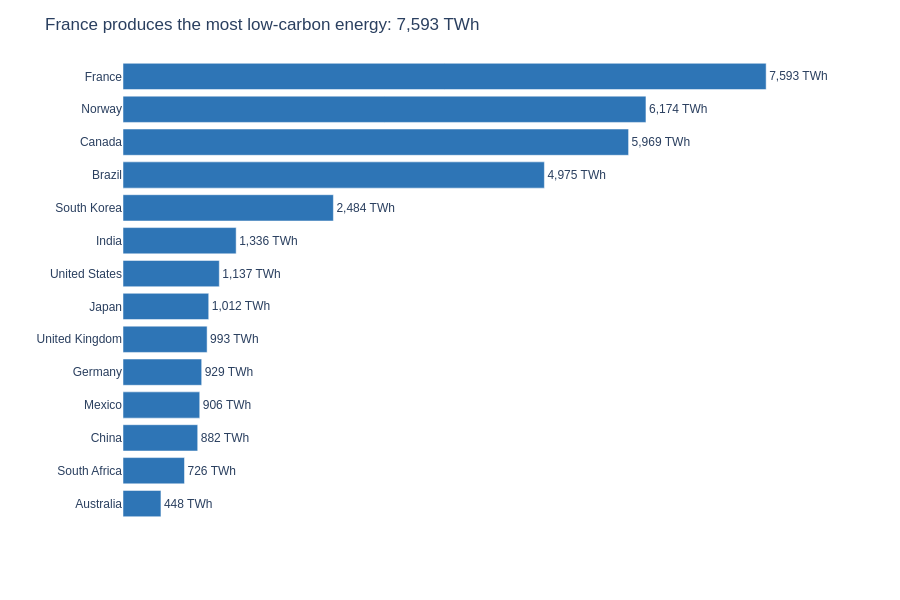

Notebook code for this chart:
### Code cell
# Horizontal bar chart, sorted (largest at the top)
fig = px.bar(
    low_carbon.sort_values('TWh'),
    x='TWh', y='Country',
    orientation='h',
    text='TWh',
    color_discrete_sequence=['#2E75B6'],
    labels={'TWh': 'Energy (TWh)'},
    height=600,
    template='plotly_white'
)

fig.update_traces(texttemplate='%{x:,.0f} TWh', textposition='outside', cliponaxis=False)

fig.update_layout(
    title=f'{top_country} produces the most low-carbon energy: {top_twh:,.0f} TWh',
    font=dict(family='Arial', size=12),
    xaxis=dict(visible=False),
    yaxis=dict(title=''),
    margin=dict(r=100)
)

fig.show()

### Figure 1 — Plotly figure (JSON) as saved in the notebook; plotly's stock layout.template omitted (floating-point values rounded to 4 significant figures)
{"data": [{"cliponaxis": false, "hovertemplate": "Energy (TWh)=%{text}<br>Country=%{y}<extra></extra>", "legendgroup": "", "marker": {"color": "#2E75B6", "pattern": {"shape": ""}}, "name": "", "orientation": "h", "showlegend": false, "text": [448.0, 726.0, 882.0, 906.0, 929.0, 993.0, 1012.0, 1137.0, 1336.0, 2484.0, 4975.0, 5969.0, 6174.0, 7593.0], "textposition": "outside", "texttemplate": "%{x:,.0f} TWh", "type": "bar", "x": [448.0, 726.0, 882.0, 906.0, 929.0, 993.0, 1012.0, 1137.0, 1336.0, 2484.0, 4975.0, 5969.0, 6174.0, 7593.0], "xaxis": "x", "y": ["Australia", "South Africa", "China", "Mexico", "Germany", "United Kingdom", "Japan", "United States", "India", "South Korea", "Brazil", "Canada", "Norway", "France"], "yaxis": "y"}], "layout": {"barmode": "relative", "font": {"family": "Arial", "size": 12}, "height": 600, "legend": {"tracegroupgap": 0}, "margin": {"r": 100, "t": 60}, "title": {"text": "France produces the most low-carbon energy: 7,593 TWh"}, "xaxis": {"anchor": "y", "domain": [0, 1], "title": {"text": "Energy (TWh)"}, "visible": false}, "yaxis": {"anchor": "x", "domain": [0, 1], "title": {"text": ""}}}}
